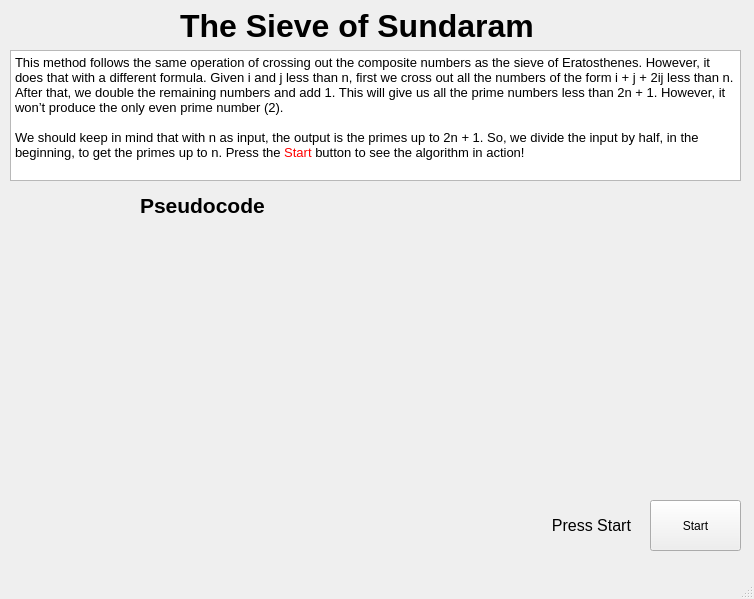
<?xml version="1.0" encoding="UTF-8"?>
<ui version="4.0">
 <class>othersievewindow</class>
 <widget class="QMainWindow" name="othersievewindow">
  <property name="geometry">
   <rect>
    <x>0</x>
    <y>0</y>
    <width>754</width>
    <height>599</height>
   </rect>
  </property>
  <property name="windowTitle">
   <string>MainWindow</string>
  </property>
  <widget class="QWidget" name="centralwidget">
   <widget class="QWidget" name="gridLayoutWidget">
    <property name="geometry">
     <rect>
      <x>410</x>
      <y>190</y>
      <width>331</width>
      <height>301</height>
     </rect>
    </property>
    <layout class="QGridLayout" name="gridLayout"/>
   </widget>
   <widget class="QPushButton" name="startButton">
    <property name="geometry">
     <rect>
      <x>650</x>
      <y>500</y>
      <width>91</width>
      <height>51</height>
     </rect>
    </property>
    <property name="text">
     <string>Start</string>
    </property>
   </widget>
   <widget class="QLabel" name="infoLabel">
    <property name="geometry">
     <rect>
      <x>10</x>
      <y>510</y>
      <width>621</width>
      <height>31</height>
     </rect>
    </property>
    <property name="font">
     <font>
      <pointsize>12</pointsize>
     </font>
    </property>
    <property name="layoutDirection">
     <enum>Qt::LeftToRight</enum>
    </property>
    <property name="text">
     <string>Press Start</string>
    </property>
    <property name="alignment">
     <set>Qt::AlignRight|Qt::AlignTrailing|Qt::AlignVCenter</set>
    </property>
   </widget>
   <widget class="QTextBrowser" name="textBrowser">
    <property name="geometry">
     <rect>
      <x>10</x>
      <y>50</y>
      <width>731</width>
      <height>131</height>
     </rect>
    </property>
    <property name="html">
     <string>&lt;!DOCTYPE HTML PUBLIC &quot;-//W3C//DTD HTML 4.0//EN&quot; &quot;http://www.w3.org/TR/REC-html40/strict.dtd&quot;&gt;
&lt;html&gt;&lt;head&gt;&lt;meta name=&quot;qrichtext&quot; content=&quot;1&quot; /&gt;&lt;style type=&quot;text/css&quot;&gt;
p, li { white-space: pre-wrap; }
&lt;/style&gt;&lt;/head&gt;&lt;body style=&quot; font-family:'MS Shell Dlg 2'; font-size:8.25pt; font-weight:400; font-style:normal;&quot;&gt;
&lt;p style=&quot; margin-top:0px; margin-bottom:0px; margin-left:0px; margin-right:0px; -qt-block-indent:0; text-indent:0px;&quot;&gt;&lt;span style=&quot; font-size:10pt;&quot;&gt;This method follows the same operation of crossing out the composite numbers as the sieve of Eratosthenes. However, it does that with a different formula. Given i and j less than n, first we cross out all the numbers of the form i + j + 2ij less than n. After that, we double the remaining numbers and add 1. This will give us all the prime numbers less than 2n + 1. However, it won’t produce the only even prime number (2).&lt;/span&gt;&lt;/p&gt;
&lt;p style=&quot;-qt-paragraph-type:empty; margin-top:0px; margin-bottom:0px; margin-left:0px; margin-right:0px; -qt-block-indent:0; text-indent:0px; font-size:10pt;&quot;&gt;&lt;br /&gt;&lt;/p&gt;
&lt;p style=&quot; margin-top:0px; margin-bottom:0px; margin-left:0px; margin-right:0px; -qt-block-indent:0; text-indent:0px;&quot;&gt;&lt;span style=&quot; font-size:10pt;&quot;&gt;We should keep in mind that with n as input, the output is the primes up to 2n + 1. So, we divide the input by half, in the beginning, to get the primes up to n. Press the &lt;/span&gt;&lt;span style=&quot; font-size:10pt; color:#ff0000;&quot;&gt;Start&lt;/span&gt;&lt;span style=&quot; font-size:10pt;&quot;&gt; button to see the algorithm in action!&lt;/span&gt;&lt;/p&gt;&lt;/body&gt;&lt;/html&gt;</string>
    </property>
   </widget>
   <widget class="QLabel" name="label">
    <property name="geometry">
     <rect>
      <x>140</x>
      <y>190</y>
      <width>131</width>
      <height>31</height>
     </rect>
    </property>
    <property name="font">
     <font>
      <pointsize>16</pointsize>
      <weight>75</weight>
      <bold>true</bold>
     </font>
    </property>
    <property name="text">
     <string>Pseudocode</string>
    </property>
   </widget>
   <widget class="QLabel" name="algo2img">
    <property name="geometry">
     <rect>
      <x>20</x>
      <y>220</y>
      <width>381</width>
      <height>271</height>
     </rect>
    </property>
    <property name="text">
     <string/>
    </property>
    <property name="pixmap">
     <pixmap resource="res.qrc">:/img/algorithm2.PNG</pixmap>
    </property>
   </widget>
   <widget class="QLabel" name="label_2">
    <property name="geometry">
     <rect>
      <x>180</x>
      <y>0</y>
      <width>371</width>
      <height>51</height>
     </rect>
    </property>
    <property name="font">
     <font>
      <pointsize>24</pointsize>
      <weight>75</weight>
      <bold>true</bold>
     </font>
    </property>
    <property name="text">
     <string>The Sieve of Sundaram</string>
    </property>
   </widget>
  </widget>
  <widget class="QMenuBar" name="menubar">
   <property name="geometry">
    <rect>
     <x>0</x>
     <y>0</y>
     <width>754</width>
     <height>20</height>
    </rect>
   </property>
  </widget>
  <widget class="QStatusBar" name="statusbar"/>
 </widget>
 <resources>
  <include location="res.qrc"/>
 </resources>
 <connections/>
</ui>
